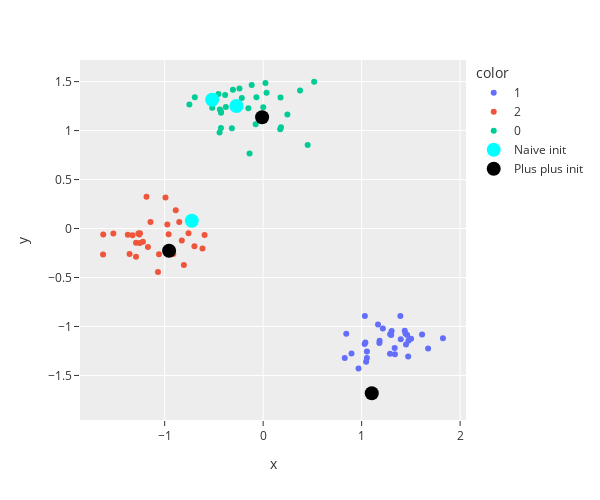

Source (notebook cell):
### Code cell
from ml.cluster.functional import init_centroids, plus_plus_init_centroids
from ml.distance.functional import eucledian_dist, eucledian_dist_loops


naive_kwargs = {"marker": {"size": 14, "color": "cyan"}, "name": "Naive init"}
plus_plus_kwargs = {"marker": {"size": 14, "color": "black"}, "name": "Plus plus init"}
generator = torch.manual_seed(STATE)
naive_init = init_centroids(X, N_CLUST, generator)
plus_plus_init = plus_plus_init_centroids(X, N_CLUST, generator)

fig = px.scatter(x=X[:, 0], y=X[:, 1], color=color, **figKwargs)
fig.add_trace(
    go.Scatter(x=naive_init[:, 0], y=naive_init[:, 1], mode="markers", **naive_kwargs)
)
fig.add_trace(
    go.Scatter(
        x=plus_plus_init[:, 0],
        y=plus_plus_init[:, 1],
        mode="markers",
        **plus_plus_kwargs
    )
)
fig.show()

### Figure 1 — Plotly figure (JSON) as saved in the notebook; plotly's stock layout.template omitted (floating-point values rounded to 4 significant figures)
{"data": [{"hovertemplate": "color=1<br>x=%{x}<br>y=%{y}<extra></extra>", "legendgroup": "1", "marker": {"color": "#636EFA", "symbol": "circle"}, "mode": "markers", "name": "1", "orientation": "v", "showlegend": true, "type": "scatter", "x": [1.054, 1.03, 0.8284, 1.438, 1.054, 0.8973, 1.103, 1.29, 1.301, 1.182, 1.462, 0.8439, 1.502, 1.335, 1.398, 1.826, 1.338, 1.038, 1.18, 1.614, 1.288, 1.304, 1.446, 1.393, 1.033, 0.9685, 1.473, 1.451, 1.167, 1.215, 1.675, 1.475, 1.046], "xaxis": "x", "y": [-1.321, -1.18, -1.322, -1.043, -1.256, -1.276, -1.682, -1.079, -1.086, -1.146, -1.088, -1.075, -1.126, -1.22, -1.13, -1.121, -1.283, -1.165, -1.168, -1.082, -1.278, -1.045, -1.071, -0.8936, -0.8924, -1.428, -1.307, -1.183, -0.9807, -1.019, -1.224, -1.147, -1.361], "yaxis": "y"}, {"hovertemplate": "color=2<br>x=%{x}<br>y=%{y}<extra></extra>", "legendgroup": "2", "marker": {"color": "#EF553B", "symbol": "circle"}, "mode": "markers", "name": "2", "orientation": "v", "showlegend": true, "type": "scatter", "x": [-0.7243, -1.068, -1.626, -1.291, -1.221, -1.291, -0.6979, -0.9731, -0.9764, -0.7577, -1.356, -0.9916, -0.9128, -1.521, -1.375, -1.267, -1.258, -0.8047, -0.9554, -0.616, -1.327, -1.251, -1.185, -1.253, -0.8262, -1.17, -1.144, -0.8519, -0.5949, -1.058, -0.9598, -1.624, -0.8877], "xaxis": "x", "y": [0.08008, -0.4442, -0.2646, -0.1464, -0.1357, -0.2871, -0.181, 0.04011, -0.2012, -0.04791, -0.2609, 0.3173, -0.2601, -0.05189, -0.06243, -0.04954, -0.06024, -0.3717, -0.2265, -0.2038, -0.06941, -0.04849, 0.3247, -0.1487, -0.1219, -0.1875, 0.06561, 0.06716, -0.06553, -0.2629, -0.05886, -0.06081, 0.1864], "yaxis": "y"}, {"hovertemplate": "color=0<br>x=%{x}<br>y=%{y}<extra></extra>", "legendgroup": "0", "marker": {"color": "#00CC96", "symbol": "circle"}, "mode": "markers", "name": "0", "orientation": "v", "showlegend": true, "type": "scatter", "x": [-0.2405, 0.1765, 0.02352, -0.4541, 0.173, -0.4396, -0.07601, -0.1503, 0.1811, -0.5175, -0.3175, -0.06827, -0.2719, -0.3791, -0.2168, 0.001346, 0.0346, 0.4521, -0.5174, -0.6941, -0.2383, -0.4291, 0.2462, -0.4425, -0.01054, 0.5176, -0.3862, -0.138, -0.4275, -0.4286, 0.3747, -0.7493, -0.1164, -0.3065], "xaxis": "x", "y": [1.429, 1.338, 1.486, 1.372, 1.013, 1.215, 1.065, 1.229, 1.033, 1.315, 1.023, 1.34, 1.251, 1.24, 1.331, 1.238, 1.386, 0.8517, 1.234, 1.34, 1.272, 1.198, 1.164, 0.9796, 1.137, 1.498, 1.364, 0.7651, 1.183, 1.025, 1.41, 1.267, 1.466, 1.416], "yaxis": "y"}, {"marker": {"color": "cyan", "size": 14}, "mode": "markers", "name": "Naive init", "type": "scatter", "x": [-0.2719, -0.5175, -0.7243], "y": [1.251, 1.315, 0.08008]}, {"marker": {"color": "black", "size": 14}, "mode": "markers", "name": "Plus plus init", "type": "scatter", "x": [-0.01054, 1.103, -0.9554], "y": [1.137, -1.682, -0.2265]}], "layout": {"height": 500, "legend": {"title": {"text": "color"}, "tracegroupgap": 0}, "margin": {"t": 60}, "width": 600, "xaxis": {"anchor": "y", "domain": [0, 1], "title": {"text": "x"}}, "yaxis": {"anchor": "x", "domain": [0, 1], "title": {"text": "y"}}}}
